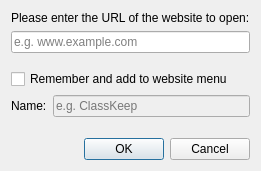
<?xml version="1.0" encoding="UTF-8"?>
<ui version="4.0">
 <author>Tobias Junghans</author>
 <class>OpenWebsiteDialog</class>
 <widget class="QDialog" name="OpenWebsiteDialog">
  <property name="windowTitle">
   <string>Open website</string>
  </property>
  <property name="windowIcon">
   <iconset resource="desktopservices.qrc">
    <normaloff>:/desktopservices/internet-web-browser.png</normaloff>:/desktopservices/internet-web-browser.png</iconset>
  </property>
  <layout class="QGridLayout" name="gridLayout">
   <item row="4" column="1">
    <widget class="QLineEdit" name="presetNameEdit">
     <property name="enabled">
      <bool>false</bool>
     </property>
     <property name="placeholderText">
      <string>e.g. ClassKeep</string>
     </property>
    </widget>
   </item>
   <item row="3" column="0" colspan="2">
    <widget class="QCheckBox" name="rememberCheckBox">
     <property name="text">
      <string>Remember and add to website menu</string>
     </property>
    </widget>
   </item>
   <item row="2" column="0" colspan="2">
    <spacer name="verticalSpacer">
     <property name="orientation">
      <enum>Qt::Vertical</enum>
     </property>
     <property name="sizeHint" stdset="0">
      <size>
       <width>20</width>
       <height>10</height>
      </size>
     </property>
    </spacer>
   </item>
   <item row="6" column="0" colspan="2">
    <widget class="QDialogButtonBox" name="buttonBox">
     <property name="standardButtons">
      <set>QDialogButtonBox::Cancel|QDialogButtonBox::Ok</set>
     </property>
    </widget>
   </item>
   <item row="1" column="0" colspan="2">
    <widget class="QLineEdit" name="websiteLineEdit">
     <property name="placeholderText">
      <string>e.g. www.example.com</string>
     </property>
    </widget>
   </item>
   <item row="0" column="0" colspan="2">
    <widget class="QLabel" name="label_3">
     <property name="text">
      <string>Please enter the URL of the website to open:</string>
     </property>
    </widget>
   </item>
   <item row="4" column="0">
    <widget class="QLabel" name="label">
     <property name="text">
      <string>Name:</string>
     </property>
    </widget>
   </item>
   <item row="5" column="0" colspan="2">
    <spacer name="verticalSpacer_2">
     <property name="orientation">
      <enum>Qt::Vertical</enum>
     </property>
     <property name="sizeHint" stdset="0">
      <size>
       <width>20</width>
       <height>15</height>
      </size>
     </property>
    </spacer>
   </item>
  </layout>
 </widget>
 <tabstops>
  <tabstop>websiteLineEdit</tabstop>
  <tabstop>rememberCheckBox</tabstop>
  <tabstop>presetNameEdit</tabstop>
 </tabstops>
 <resources>
  <include location="desktopservices.qrc"/>
 </resources>
 <connections>
  <connection>
   <sender>buttonBox</sender>
   <signal>accepted()</signal>
   <receiver>OpenWebsiteDialog</receiver>
   <slot>accept()</slot>
   <hints>
    <hint type="sourcelabel">
     <x>199</x>
     <y>384</y>
    </hint>
    <hint type="destinationlabel">
     <x>199</x>
     <y>206</y>
    </hint>
   </hints>
  </connection>
  <connection>
   <sender>buttonBox</sender>
   <signal>rejected()</signal>
   <receiver>OpenWebsiteDialog</receiver>
   <slot>reject()</slot>
   <hints>
    <hint type="sourcelabel">
     <x>199</x>
     <y>384</y>
    </hint>
    <hint type="destinationlabel">
     <x>199</x>
     <y>206</y>
    </hint>
   </hints>
  </connection>
  <connection>
   <sender>rememberCheckBox</sender>
   <signal>toggled(bool)</signal>
   <receiver>presetNameEdit</receiver>
   <slot>setEnabled(bool)</slot>
   <hints>
    <hint type="sourcelabel">
     <x>225</x>
     <y>273</y>
    </hint>
    <hint type="destinationlabel">
     <x>225</x>
     <y>315</y>
    </hint>
   </hints>
  </connection>
 </connections>
</ui>
